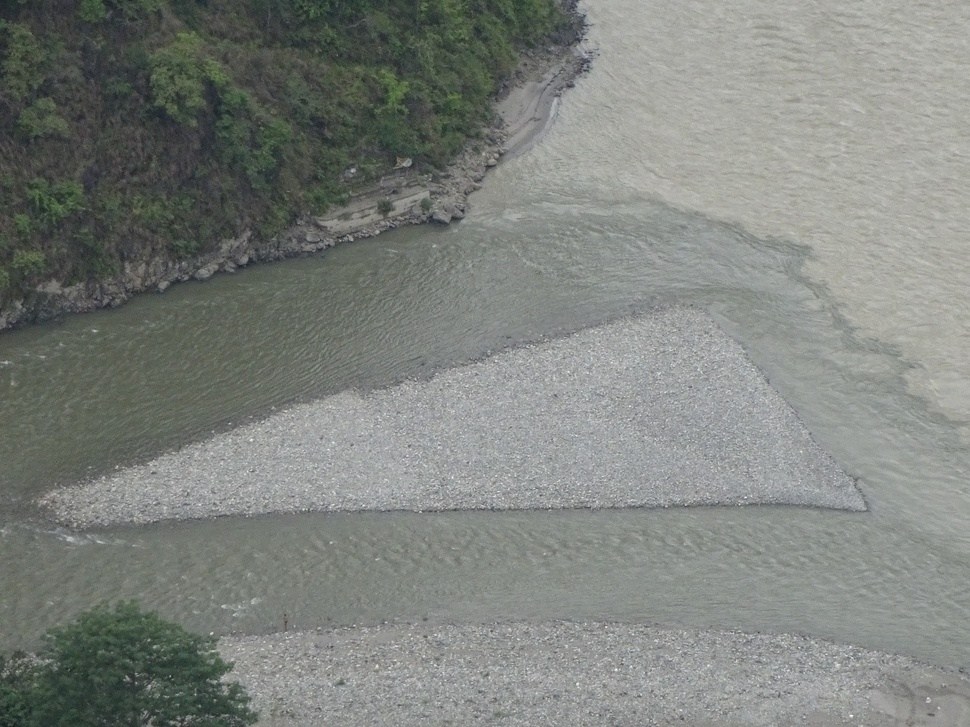
#> input picture 1.jpg, 970 x 727 px, shrunk from 1280 x 960 before the run
$ python 1.py
#> lines starting #> are read from the running program, lines starting #| are printed output that depends on the picture
#> in main, image is the input picture: shape (727, 970, 3); mean B, G, R 125.6, 130.2, 126.3
import numpy as np
import cv2

def preprocess(image):

    gray_image = cv2.cvtColor(image, cv2.COLOR_BGR2GRAY)

    rows, cols = gray_image.shape
#> rows = 727; cols = 970
    new_rows = cv2.getOptimalDFTSize(rows)
#> new_rows = 729
    new_cols = cv2.getOptimalDFTSize(cols)
#> new_cols = 972
    padded_image = cv2.copyMakeBorder(gray_image, 0, new_rows - rows, 0, new_cols - cols, cv2.BORDER_CONSTANT, value=0)
    return padded_image

def homomorphic_filtering(image):

    image_log = np.log1p(np.float32(image))
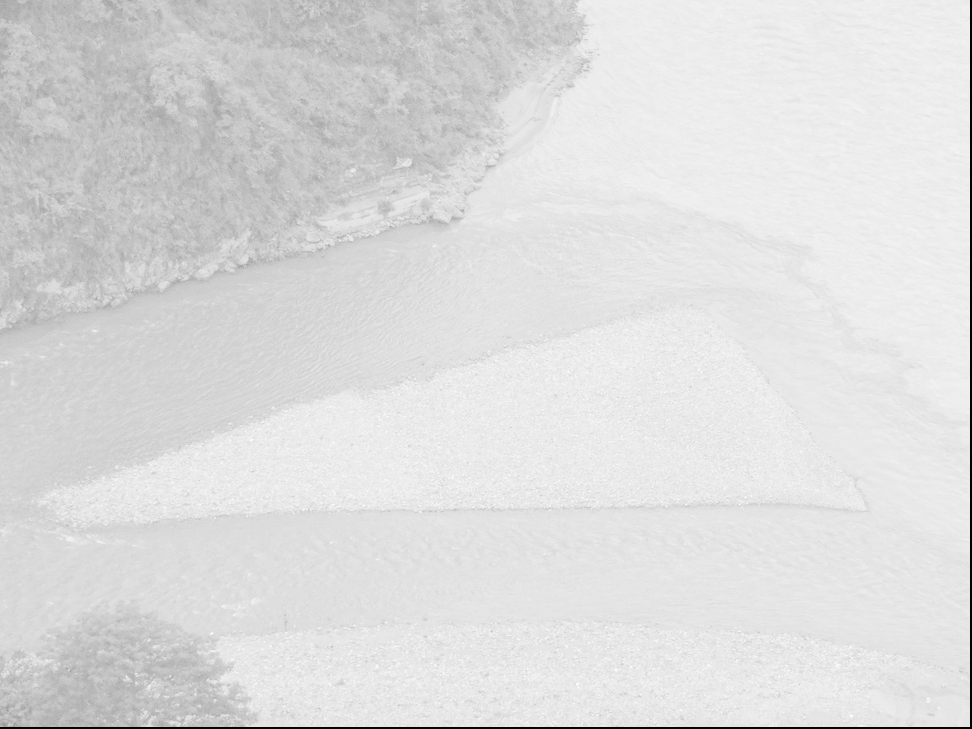
#> image_log: shape (729, 972) float32; min 0, max 5.53, mean 4.79; drawn with min black and max white

    f_transform = np.fft.fft2(image_log)

    rows, cols = image.shape
#> rows = 729; cols = 972
    cy, cx = rows // 2, cols // 2
#> cy = 364; cx = 486
    radius = 30
    bw_filter = np.zeros((rows, cols), np.float32)
    for i in range(rows):
        for j in range(cols):
            dist = np.sqrt((i - cy)**2 + (j - cx)**2)
            bw_filter[i, j] = 1 - np.exp(-(dist**2) / (2 * (radius**2)))
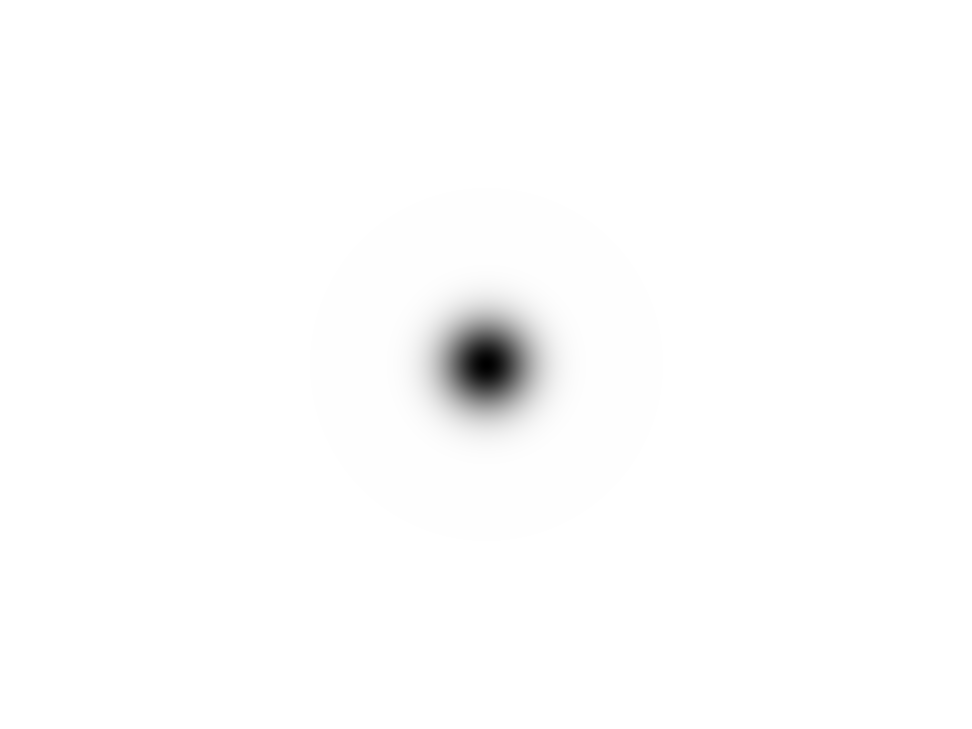
#> bw_filter: shape (729, 972) float32; min 0, max 1, mean 0.992

    filtered_image = f_transform * bw_filter

    filtered_image = np.fft.ifft2(filtered_image)

    filtered_image = np.exp(np.real(filtered_image)) - 1
    return filtered_image

def edge_detection(image):

    image = np.uint8(image)
#> image: shape (727, 970)

    edges = cv2.Canny(image, 50, 150)
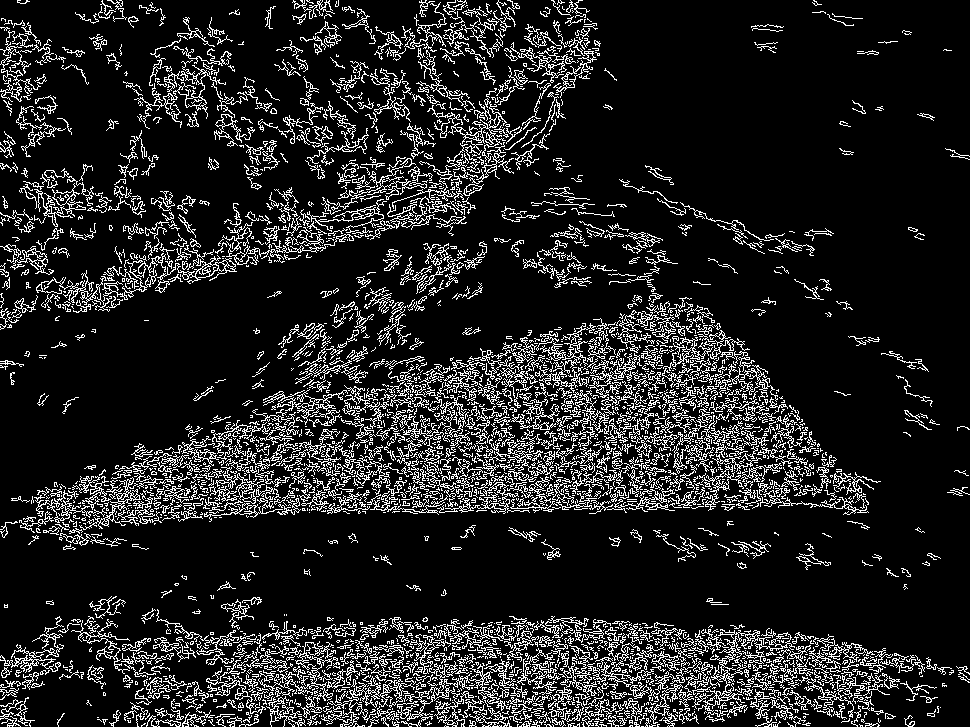
#> edges: shape (727, 970); 13.6% white in thin lines or dots
    return edges

def main():

    image = cv2.imread('1.jpg')


    padded_image = preprocess(image)


    filtered_image = homomorphic_filtering(padded_image)


    cropped_filtered_image = filtered_image[:image.shape[0], :image.shape[1]]


    edges = edge_detection(cropped_filtered_image)


    cv2.imshow('Original Image', image)
    cv2.imshow('Enhanced Image', cropped_filtered_image)
    cv2.imshow('Edges', edges)
    cv2.waitKey(0)
    cv2.destroyAllWindows()

if __name__ == "__main__":
    main()
